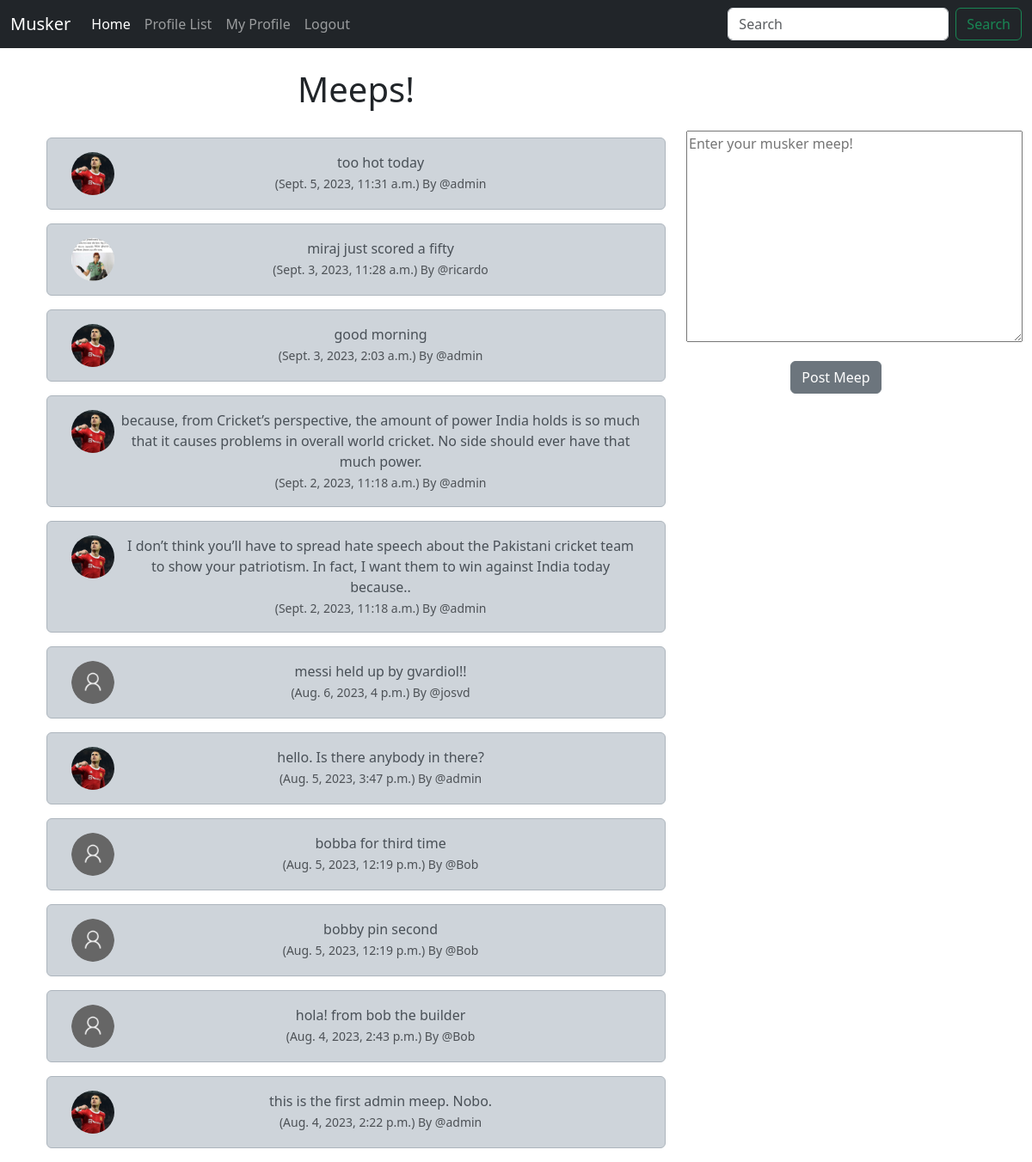
Screenshot of / (signed in) with the database file from the repository.
### musker/models.py (models this page shows, shortened)
class Meep(models.Model):
	user = models.ForeignKey(
		User, related_name="meeps",
		on_delete=models.DO_NOTHING
	)
	body=models.CharField(max_length=200)
	created_at=models.DateTimeField(auto_now_add=True)

class Profile(models.Model):
	user = models.OneToOneField(User, on_delete=models.CASCADE)
	follows = models.ManyToManyField("self",
		related_name="followed_by",
		symmetrical=False,
		blank=True)
	date_modified = models.DateTimeField(User, auto_now=True)
	profile_image = models.ImageField(null=True, blank=True, upload_to="images/")

### musker/views.py (the view)
# urls.py: path('', views.home, name="home"),
def home(request):
	if request.user.is_authenticated:
		form=MeepForm(request.POST or None)
		if request.method=="POST":
			if form.is_valid():
				meep=form.save(commit=False)
				meep.user=request.user
				meep.save()
				return redirect('home')
		meeps = Meep.objects.all().order_by("-created_at")
		return render(request, 'home.html', {"meeps":meeps, "form":form})
	else:
		meeps = Meep.objects.all().order_by("-created_at")
		return render(request, 'home.html', {"meeps":meeps})

### musker/forms.py
class MeepForm(forms.ModelForm):
    body=forms.CharField(
        required=True,
        widget=forms.widgets.Textarea(
            attrs={
                "placeholder":"Enter your musker meep!",
                "class":"form-controll",
            }
        ),
        label="",
    )
    class Meta:
        model=Meep
        exclude=("user",)

### musker/templates/home.html (shortened to what this page needs)
{% extends 'base.html' %}
{% load static %}
{% block content %}
<div class="container text-center">
    <div class="row">
        <div class="col-8">
            <h1> Meeps! </h1> <br>
            {% for meep in meeps %}
            <div class="alert alert-dark" role="alert">
                <div class="container">
                    <div class="row">
                        <div class="col-1">
                            {% if meep.user.profile.profile_image %}
                            <img src="{{ meep.user.profile.profile_image.url }}" width=50 height=50
                                class="rounded-circle" alt="{{ profile.user.username }}">
                            {% else %}
                            <img src="{% static 'images/Default_Profile_Picture.svg.png' %}" width=50 height=50
                                class="rounded-circle" alt="{{ profile.user.username }}">
                            {% endif %}
                        </div>
                        <div class="col-11">
                            {{ meep.body }} <br>
                            <small class="text-muted">
                                ({{ meep.created_at }}) By
                                @{{ meep.user.username }}
                            </small>
                        </div> <br><br>
                    </div>
                </div>
            </div>
            {% endfor %}
        </div>
        {% if form %}
        <div class="col-4">
            <br><br><br>
            <form method="POST">
                {{ form.as_p }}
                <button type="submit" class="btn btn-secondary">Post Meep</button>
            </form>
        </div>
        {% endif %}
        {% endblock %}

### rows the page displays
Meep: user.profile.profile_image (picture), body "too hot today", created_at "Sept. 5, 2023, 11:31 a.m.", user.username "admin"
Meep: user.profile.profile_image (picture), body "miraj just scored a fifty", created_at "Sept. 3, 2023, 11:28 a.m.", user.username "ricardo"
Meep: user.profile.profile_image (picture), body "good morning", created_at "Sept. 3, 2023, 2:03 a.m.", user.username "admin"
Meep: user.profile.profile_image (picture), body "because, from Cricket’s perspective, the amount of power India holds is so much that it causes problems in overall world cricket. No side should ever have that much power.", created_at "Sept. 2, 2023, 11:18 a.m.", user.username "admin"
Meep: user.profile.profile_image (picture), body "I don’t think you’ll have to spread hate speech about the Pakistani cricket team to show your patriotism. In fact, I want them to win against India today because..", created_at "Sept. 2, 2023, 11:18 a.m.", user.username "admin"
Meep: body "messi held up by gvardiol!!", created_at "Aug. 6, 2023, 4 p.m.", user.username "josvd"
Meep: user.profile.profile_image (picture), body "hello. Is there anybody in there?", created_at "Aug. 5, 2023, 3:47 p.m.", user.username "admin"
Meep: body "bobba for third time", created_at "Aug. 5, 2023, 12:19 p.m.", user.username "Bob"
Meep: body "bobby pin second", created_at "Aug. 5, 2023, 12:19 p.m.", user.username "Bob"
Meep: body "hola! from bob the builder", created_at "Aug. 4, 2023, 2:43 p.m.", user.username "Bob"
Meep: user.profile.profile_image (picture), body "this is the first admin meep. Nobo.", created_at "Aug. 4, 2023, 2:22 p.m.", user.username "admin"
